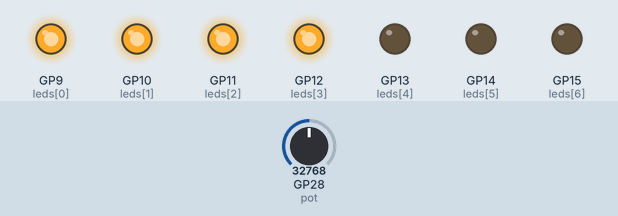
Simulated run of this program. Board: Raspberry Pi Pico running MicroPython. Parts: output pins drawn as LEDs (lit = HIGH). The inputs (shaded band) are chosen by the test bench; at power-on: GP28 (pot) = 32768 (analog values on the 0–65535 scale).

Above: at 1.2 s.
1.3 s: GP28 (pot) set to 36432
2.8 s: GP28 (pot) set to 38224
At 3.9 s:
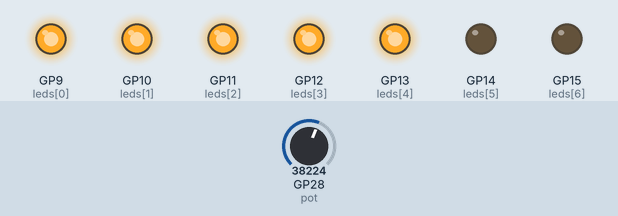
4.3 s: GP28 (pot) set to 19660
At 5.1 s:
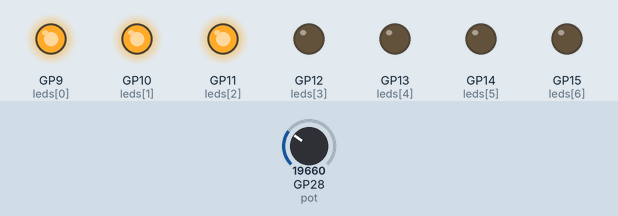
5.8 s: GP28 (pot) set to 18192
At 6.4 s:
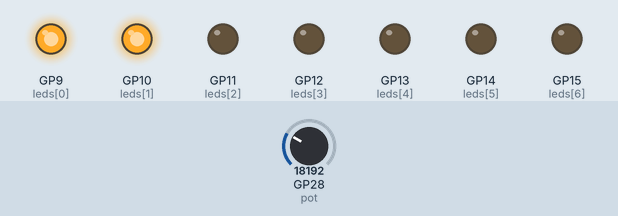
7.3 s: GP28 (pot) set to 10384
8.8 s: GP28 (pot) set to 8432
At 10.1 s:
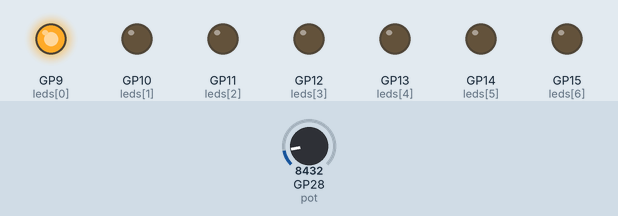
Timing chart, 0 to 11.3 s (numbered marks = the images above; inputs shaded):
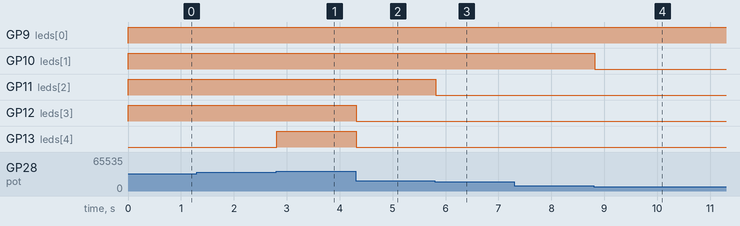

The program:

level.py
```python
from machine import ADC, Pin
import time

# Define os pinos dos LEDs
led_pins = (9, 10, 11, 12, 13, 14, 15)
leds = [Pin(pin, Pin.OUT) for pin in led_pins]

# Define o potenciômetro no ADC2 (GP28)
pot = ADC(Pin(28))

while True:
    # Lê o valor do potenciômetro (0 a 65535)
    value = pot.read_u16()

    # Converte para número de LEDs a ligar (0 a 7)
    num_leds = int((value / 65534) * len(leds))

    # Liga os LEDs conforme o valor do potenciômetro
    for i, led in enumerate(leds):
        if i <= num_leds:
            led.value(1)
        else:
            led.value(0)

    time.sleep(0.1)
```

Measured:
- the behaviour switches between 37440 and 37456 on GP28 (pot) (found by bisection; images 0 and 1)
- the behaviour switches between 18736 and 18720 on GP28 (pot) (found by bisection; images 2 and 3)
- the behaviour switches between 9376 and 9360 on GP28 (pot) (found by bisection; images 3 and 4)
- after the input at 1.3 s, every drawn part: stays the same
- after the input at 2.8 s, GP13 (leds[4]): LOW → HIGH at once
- after the input at 4.3 s, GP12 (leds[3]), GP13 (leds[4]): HIGH → LOW at once
- after the input at 5.8 s, GP11 (leds[2]): HIGH → LOW at once
- after the input at 7.3 s, every drawn part: stays the same
- after the input at 8.8 s, GP10 (leds[1]): HIGH → LOW at once
